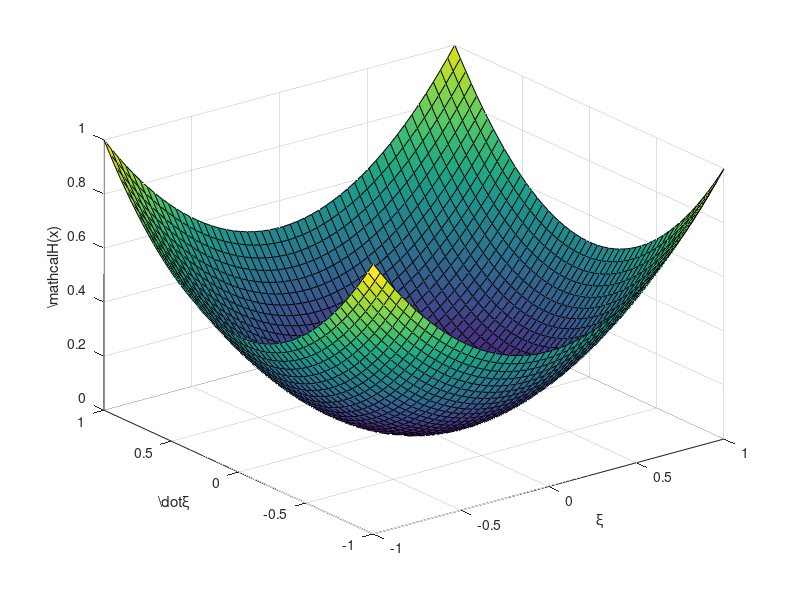
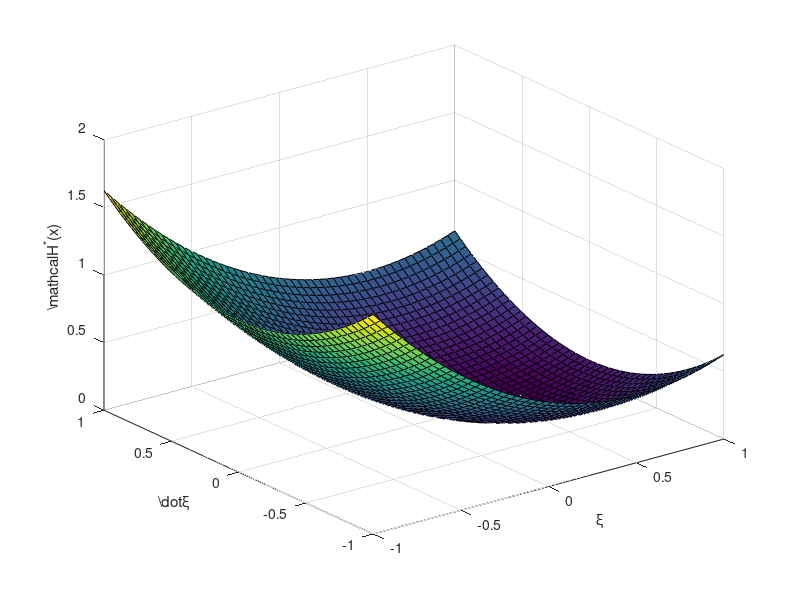

Source code (MATLAB) for these figures, in order: (Note: this script raises an error after producing the figures.)
close all 
clear all
%
k = 1;
b = 0.5;
di = 4;
x0 = [-.8,0];
xd = [0.5,0];
kd = 1;
Tsim = 40;

%% PLOT ENERGY FUNCTIONS
xx = linspace(-1,1,50);
[X,Y] = meshgrid(xx,xx);
% Autonomous system
H = (Y.^2)./2 + k.*(X.^2)./2;
figure()
surf(X,Y,H)
xlabel('\xi')
ylabel('\dot{\xi}')
zlabel('\mathcal{H}(x)')

% EB-PBC controlled system
xx1 = linspace(-1,1,50);
[X1,Y1] = meshgrid(xx1,xx1);
Hs = (Y1.^2-xd(2))./2 + kd.*((X1 - xd(1)).^2)./2;
figure()
surf(X1,Y1,Hs)
xlabel('\xi')
ylabel('\dot{\xi}')
zlabel('\mathcal{H}^*(x)')

%% Simulate Autonomous and Controlled Systems
opts = odeset('RelTol',1e-3,'AbsTol',1e-4);
% Autonomous
[tl,xl] = ode45(@(t,x) lsys(t,x,k,b),[0,Tsim],x0,opts);
% EB-PBC controlled system
[tnl,xnl] = ode45(@(t,x) nlsys(t,x,b,di,kd,xd),[0,Tsim],x0,opts);
% plot state-space trajectories
figure()
plot(tl,xl)
hold on
plot(tnl,xnl)
%
figure()
subplot(121)
[~,h] = contourf(X,Y,H);%,[0,.5/8,1/8,1/4,3/8,.5,5/8,6/8,7/8,1,1+1/8]);
set(h,'linestyle','none');
hold on
plot(xl(:,1),xl(:,2),'k','LineWidth',1.5)
plot(0,0,'ok')
subplot(122)
[~,h] = contourf(X1,Y1,Hs);%,[0,.5/8,1/8,1/4,3/8,.5,5/8,6/8,7/8,1,1+1/8]);
set(h,'linestyle','none');
%
hold on
plot(xnl(:,1),xnl(:,2),'k','LineWidth',1.5)
plot(.5,0,'ok')
%colorbar('location','Manual', 'position', [0.93 0.1 0.02 0.81]);
%
%% Save things in .dat
dataH = [ X(:) Y(:) H(:) ];
save H.dat dataH -ASCII
%
dataHe = [ X(:) Y(:) Hs(:) ];
save He.dat dataHe -ASCII

%% Functions Definition
% Linear System
function dxdt = lsys(t,x,k,b)
   dxdt = [x(2);...
          -k*x(1)-b*x(2)]; 
end
% Nonlinear System
function dxdt = nlsys(t,x,b,di,kd,xd)
    dxdt = [x(2);...
           -kd*(x(1)-xd(1))-(b+di)*x(2)];
end
